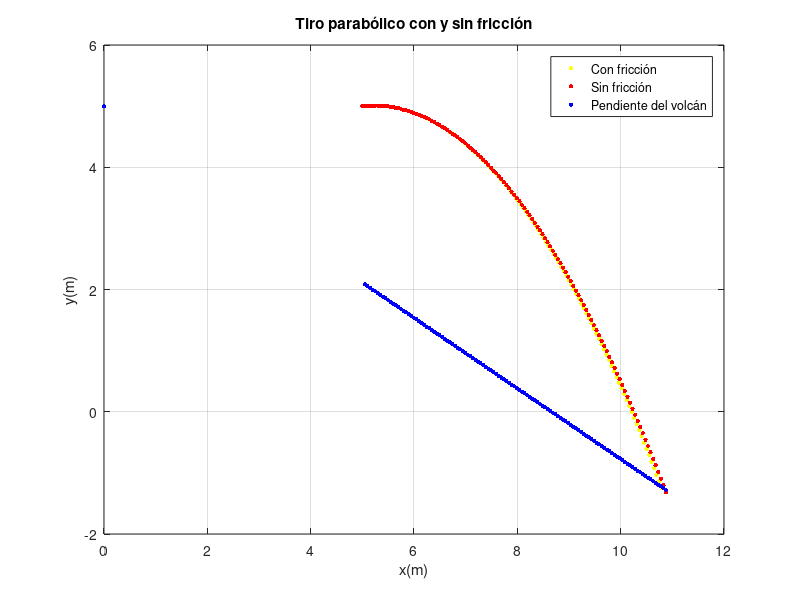

The MATLAB source for this figure:
% -------------------------------------------------------------------------------------------------------
% Reto: Volcán en erupción
% -------------------------------------------------------------------------------------------------------

% Borramos memoria y limpiamos información del intérprete 
clear all; clc
g = 9.81; %aceleración de la gravedad (m/seg^2)

dt = 0.01; %intervalo de tiempo (longitud de paso)

fprintf('Asumimos que el proyectil es una esfera perfecta.\n\n');
m = 0.5; %kg
rho = input('Densidad del aire (kg/m^3): ');
f = input('Factor de forma: ');

b= 2e-3; % Coeficiente de fricción del aire (kg/m)

%Con fricción
t = [0]; %tiempo (s)
x = input('\nPosición horizontal inicial (m): '); %posición inicial en x (m)
y = input('Posición vertical inicial (m): '); %posición inicial en y (m)
v = input('Velocidad inicial (m/seg): '); %magnitud de la velocidasd (m/s)
theta = input('Ángulo de disparo (grados): '); %ángulo inicial
vx(1)=v(1)*cosd(theta(1));
vy(1)=v(1)*sind(theta(1));
ax(1)=-(b/m)*v(1)*vx(1); %aceleración en x (ms/^2)
ay(1)=-g-(b/m)*v(1)*vy(1); %aceleración en y (ms/^2)
%ax(1)=-(b/m)*(v(1))^2*cosd(theta(1)); %aceleración en x (ms/^2)
%ay(1)=-g-(b/m)*(v(1))^2*sind(theta(1)); %ay(1)=-g-(b/m)*v(1)*vy(1); 

%Sin fricción
xs = x; %sin fricción
ys = y; %sin fricción
vs = v; %magnitud de la velocidad (m/s)
thetas = theta; %ángulo inicial 
vxs(1)=vs(1)*cosd(thetas(1));
vys(1)=vs(1)*sind(thetas(1));
axs(1)=0; %aceleración en x (m/s^2)
ays(1)=-g; %aceleración en y (m/s^2)

% Pendiente del volcán   y = -Tan(30º)x
x_rec = [0];
y_rec = y;
% x_rec = linspace(0, 10, 0.1);
% y_rec = - tand(30).*mallax;

k = 1; % Contador

% Uso del método de Euler
while y_rec(k) <= ys(k)
    t(k+1)=t(k)+dt;
    
    % Con fricción
    x(k+1)=x(k)+vx(k)*dt+0.5*ax(k)*dt^2;
    y(k+1)=y(k)+vy(k)*dt+0.5*ay(k)*dt^2;
    vx(k+1)=vx(k)+ax(k)*dt;
    vy(k+1)=vy(k)+ay(k)*dt;
    v(k+1)=sqrt(vx(k+1)^2+vy(k+1)^2);
    theta(k+1)=atand(vy(k+1)/vx(k+1));
    
    ax(k+1)=-(b/m)*(v(k+1))^2*cosd(theta(k+1));
    ay(k+1)=-g-(b/m)*(v(k+1))^2*sind(theta(k+1));

    % Sin fricción
    xs(k+1)= xs(k)+vxs(k)*dt; 
    ys(k+1) =ys (k) +vys(k)*dt-0.5*g*dt^2; 
    vxs(k+1)=vxs(k);
    vys(k+1)=vys(k)-g*dt;
    vs(k+1)=sqrt(vxs(k+1)^2+vys(k+1)^2);
    thetas(k+1)=atand(vys(k+1)/vxs(k+1));
    
    % Pendiente del volcán
    x_rec(k+1) = xs(k+1); 
    y_rec(k+1) = tand(330).*x_rec(k+1) + y(1);

    k=k+1;
end

% Gráficas
figure(1)
plot(x,y,'y.','MarkerSize',10)
title('Tiro parabólico con y sin fricción')
xlabel('x(m)');
ylabel('y(m)');
grid on
hold on

plot(xs,ys,'r.','MarkerSize',10)
hold on 
    
plot(x_rec, y_rec, 'b.', 'MarkerSize', 10)
hold on
legend({'Con fricción','Sin fricción', 'Pendiente del volcán'})
       
hold off 




